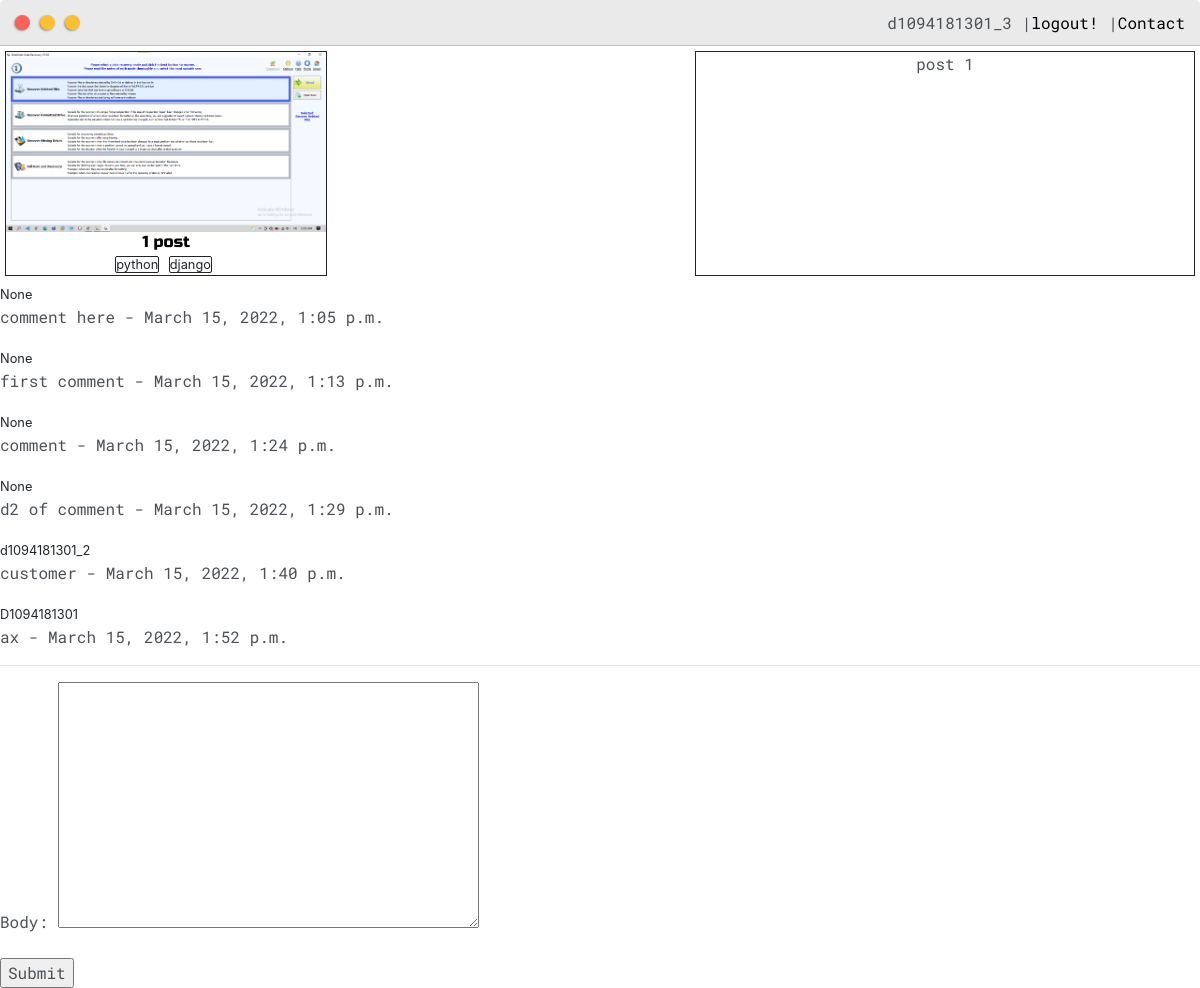
The app's page /post/1/ (signed in) with its own data.
### OurProfile/models.py (models this page shows, shortened)
class Post(models.Model):
    customer = models.ForeignKey(User,on_delete=models.CASCADE)
    images = models.ImageField(null = True,blank=True)
    title = models.CharField(max_length=200)
    body = models.TextField(max_length=500)
    date_created = models.DateTimeField(auto_now_add=True)
    categories = models.ManyToManyField(Tag,null=True)
    public = models.BooleanField(default=False)
    private = models.BooleanField(default=False)

class Tag(models.Model):
    name = models.CharField(max_length=50)
    def __str__(self):
        return self.name

class Comment(models.Model):
    post = models.ForeignKey(Post,related_name="comments",on_delete=models.CASCADE)
    body = models.TextField(max_length=500)
    date = models.DateTimeField(auto_now_add=True)
    customer_comment = models.ForeignKey(User,null=True,on_delete=models.CASCADE)

### OurProfile/views.py (the view, shortened to what this page needs)
# urls.py: path('post/<str:pk>/',views.post,name="post"),
def post(request,pk):
    post = Post.objects.get(pk=pk)
    comments = CreateCommentForm()
    context={'post':post, 'comments':comments}
    return render(request,"OurProfile/post.html",context)

### OurProfile/forms.py
class CreateCommentForm(forms.ModelForm):
    class Meta:
        model = Comment
        fields = ['body']

### OurProfile/templates/OurProfile/post.html (shortened to what this page needs)
{% extends "OurProfile/layout.html" %}
{%load static%}
{% block content %}
<div style="display: flex;align-content: center;text-align: center;justify-content:space-between;padding: 5px;">
    <div style="border: solid 0.5px;" >
        <img class="thumbnail" src="{{ post.images.url }}">
        <h6 class="post-title">{{post.title}}</h6>
        {% for categories in post.categories.all %}
                <small style="border: solid 1px;border-radius: 2px;margin-right: 5px;">{{categories}}</small>
        {% endfor %}
    </div>
    <div style="border: solid 0.5px;min-width: 500px;">
        <p>{{post.body}}</p>
    </div>
</div>
<div>
    {% for comment in post.comments.all %}
        <small>{{comment.customer_comment}}</small>
        <p> {{comment.body}} - {{comment.date}}</p>
    {% endfor %}
</div>
<hr>
<div>
    <form method="post" action="{% url 'comment' post.id %}" enctype="multipart/form-data">
        {{ comments.as_p}}
        <input type="submit" value="Submit">
    </form>
</div>
{% endblock content %}

### OurProfile/templates/OurProfile/navbar.html
{% load static %}
    <div class="nav-wrapper">
            <div class="dots-wrapper">
                <a href="{% url 'home' %}"><div id="dot-1" class="browser-dot"></div></a>
                <a href="{% url 'posts' %}"><div id="dot-2" class="browser-dot"></div></a>
                <a href="#"><div id="dot-2" class="browser-dot"></div></a>
            </div>
        <ul id="navigation">
            <li>
            {% if  request.user.is_authenticated %}
                {{user}}
                |<a href="{% url 'logout' %}">logout!</a>
            {% else %}
                <a href="{% url 'login' %}">login</a>
                |<a href="{% url 'createuser' %}">register?</a>
            {% endif %}
                |<a href="{% url 'home' %}">Contact</a>
            </li>
        </ul>
    </div>

### static/css/layout.css (style rules this page uses)
:root { --mainColor:#eaeaea; --secondaryColor:#fff; --borderColor:#c1c1c1; --mainText:black; --secondaryText:#4b5156; --themeDotBorder:#24292e; --previewBg:rgb(251, 249, 243, 0.8); --previewShadow:#f0ead6; --buttonColor:black; }
html, body { padding: 0; margin: 0; scroll-behavior: smooth; }
body * { transition: 0.3s; }
h1, h2, h3, h4, h5, h6, strong { color: var(--mainText); font-family: 'Russo One', sans-serif; font-weight: 500; }
p, li, span, label, input, textarea { color: var(--secondaryText); font-family: 'Roboto Mono', monospace; }
a { text-decoration: none; color:#17a2b8; }
ul { list-style: none; }
h6 { font-size: 16px; }
.nav-wrapper { border-radius:5px 5px 0 0; grid-area:nav-wrapper; border-bottom: 1px solid var(--borderColor); display: flex; justify-content: space-between; align-items: center; background-color: var(--mainColor); }
#navigation a { color:var(--mainText); }
#navigation { margin:0; padding: 10px; }
#navigation li { display: inline-block; margin-right: 5px; margin-left:5px; }
.dots-wrapper { display: flex; padding: 10px; }
#dot-1 { background-color: #FC6058; }
#dot-2 { background-color: #FEC02F; }
.browser-dot { background-color: black; height: 15px; width: 15px; border-radius: 50%; margin: 5px; -webkit-box-shadow: -1px 1px 3px -1px rgba(0,0,0,0.75); -moz-box-shadow: -1px 1px 3px -1px rgba(0,0,0,0.75); box-shadow: -1px 1px 3px -1px rgba(0,0,0,0.75); }
.thumbnail { display: block; width: 100%; height:180px; object-fit: cover; }
.post-title { color:black; margin: 0; }

### records on screen
Post: images (picture), title "1 post", body "post 1"
Tag: name "python"
Tag: name "django"
Comment: customer_comment "None", body "comment here", date "March 15, 2022, 1:05 p.m."
Comment: customer_comment "None", body "first comment", date "March 15, 2022, 1:13 p.m."
Comment: customer_comment "None", body "comment", date "March 15, 2022, 1:24 p.m."
Comment: customer_comment "None", body "d2 of comment", date "March 15, 2022, 1:29 p.m."
Comment: customer_comment "d1094181301_2", body "customer", date "March 15, 2022, 1:40 p.m."
Comment: customer_comment "D1094181301", body "ax", date "March 15, 2022, 1:52 p.m."

### other values on screen
{{ user }} "d1094181301_3"
